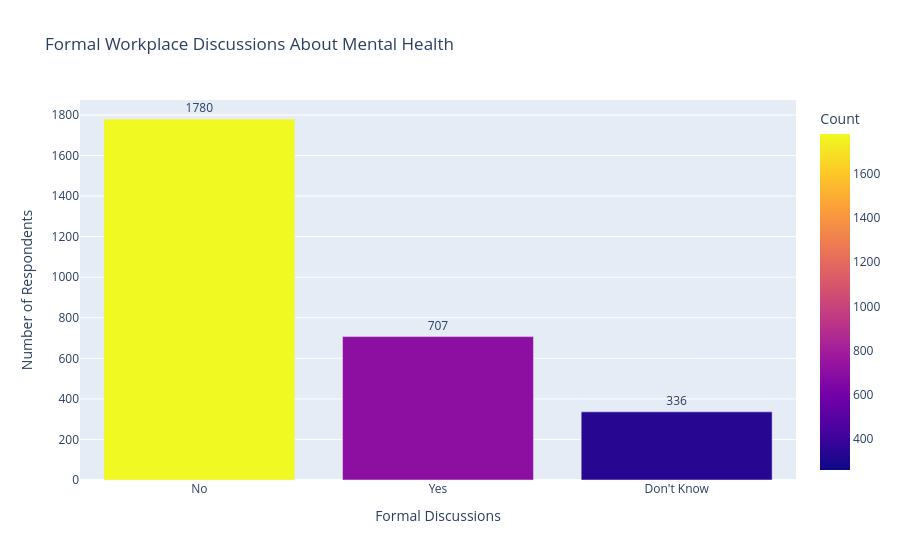

Notebook source saved alongside this figure:
### Markdown cell above
## Formal Discussions About Mental Health

Organizations that openly discuss mental health often contribute to healthier workplace cultures by reducing stigma and increasing awareness.

This analysis examines whether respondents report that their employers conduct formal discussions regarding mental health.

### Code cell
discussion = (
    df["formal_discussion"]
    .value_counts(dropna=False)
    .reset_index()
)

discussion.columns = [
    "Formal Discussion",
    "Count"
]

fig = px.bar(
    discussion,
    x="Formal Discussion",
    y="Count",
    color="Count",
    text="Count",
    title="Formal Workplace Discussions About Mental Health"
)

fig.update_traces(textposition="outside")

fig.update_layout(
    xaxis_title="Formal Discussions",
    yaxis_title="Number of Respondents"
)

fig.show()

### Figure 1 — Plotly figure (JSON) as saved in the notebook; plotly's stock layout.template omitted (floating-point values rounded to 4 significant figures)
{"data": [{"hovertemplate": "Formal Discussion=%{x}<br>Count=%{marker.color}<extra></extra>", "legendgroup": "", "marker": {"color": [1780, 707, 336, 259], "coloraxis": "coloraxis", "pattern": {"shape": ""}}, "name": "", "orientation": "v", "showlegend": false, "text": [1780.0, 707.0, 336.0, 259.0], "textposition": "outside", "type": "bar", "x": ["No", "Yes", "Don't Know", null], "xaxis": "x", "y": [1780, 707, 336, 259], "yaxis": "y"}], "layout": {"barmode": "relative", "coloraxis": {"colorbar": {"title": {"text": "Count"}}, "colorscale": [[0, "#0d0887"], [0.1111, "#46039f"], [0.2222, "#7201a8"], [0.3333, "#9c179e"], [0.4444, "#bd3786"], [0.5556, "#d8576b"], [0.6667, "#ed7953"], [0.7778, "#fb9f3a"], [0.8889, "#fdca26"], [1, "#f0f921"]]}, "legend": {"tracegroupgap": 0}, "title": {"text": "Formal Workplace Discussions About Mental Health"}, "xaxis": {"anchor": "y", "domain": [0, 1], "title": {"text": "Formal Discussions"}}, "yaxis": {"anchor": "x", "domain": [0, 1], "title": {"text": "Number of Respondents"}}}}
